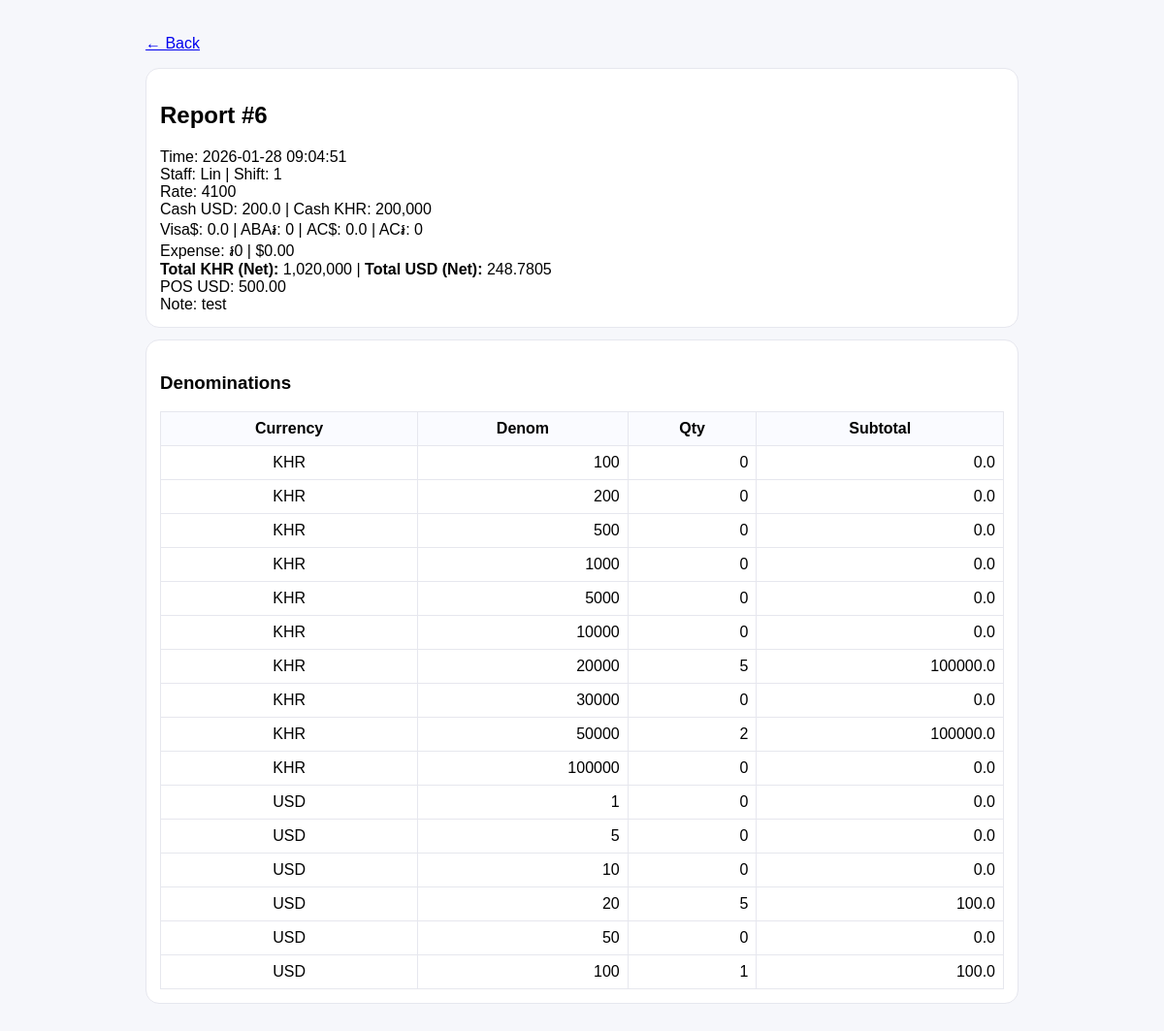
The app's page /reports/6 with its own data.
### tables this page shows
CREATE TABLE reports (
            id INTEGER PRIMARY KEY AUTOINCREMENT,
            created_at TEXT NOT NULL,
            staff TEXT,
            shift TEXT,
            exchange_rate INTEGER NOT NULL,

            visa_usd REAL NOT NULL DEFAULT 0,
            aba_khr INTEGER NOT NULL DEFAULT 0,
            ac_usd REAL NOT NULL DEFAULT 0,
            ac_khr INTEGER NOT NULL DEFAULT 0,

            pos_usd REAL NOT NULL DEFAULT 0,

            cash_usd REAL NOT NULL,
            cash_khr INTEGER NOT NULL,

            total_khr INTEGER NOT NULL,
            total_usd REAL NOT NULL,

            note TEXT
        , expense_usd REAL NOT NULL DEFAULT 0, expense_khr INTEGER NOT NULL DEFAULT 0);

CREATE TABLE report_denoms (
            id INTEGER PRIMARY KEY AUTOINCREMENT,
            report_id INTEGER NOT NULL,
            currency TEXT NOT NULL,   -- 'KHR' or 'USD'
            denom INTEGER NOT NULL,
            qty INTEGER NOT NULL DEFAULT 0,
            subtotal REAL NOT NULL DEFAULT 0,
            FOREIGN KEY(report_id) REFERENCES reports(id)
        );

### app.py (the view)
@app.get("/reports/<int:report_id>")
def report_detail(report_id: int):
    conn = db()
    rep = conn.execute("SELECT * FROM reports WHERE id=?", (report_id,)).fetchone()
    denoms = conn.execute(
        "SELECT * FROM report_denoms WHERE report_id=? ORDER BY currency, denom",
        (report_id,)
    ).fetchall()
    conn.close()
    if not rep:
        return "Not found", 404
    return render_template("report_detail.html", rep=rep, denoms=denoms)

### app.py (called while the page is built)
def db():
    conn = sqlite3.connect(DB_PATH)
    conn.row_factory = sqlite3.Row
    return conn

### templates/report_detail.html (shortened to what this page needs)
<!doctype html>
<html>
<head>
</head>
<body>
<div class="wrap">
  <p><a href="/reports">← Back</a></p>
  <div class="card">
    <h2>Report #{{ rep.id }}</h2>
    <div>Time: {{ rep.created_at }}</div>
    <div>Staff: {{ rep.staff }} | Shift: {{ rep.shift }}</div>
    <div>Rate: {{ rep.exchange_rate }}</div>
    <div>Cash USD: {{ rep.cash_usd }} | Cash KHR: {{ "{:,}".format(rep.cash_khr) }}</div>
    <div>Visa$: {{ rep.visa_usd }} | ABA៛: {{ "{:,}".format(rep.aba_khr) }} | AC$: {{ rep.ac_usd }} | AC៛: {{ "{:,}".format(rep.ac_khr) }}</div>
    <div>Expense: ៛{{ "{:,}".format(rep.expense_khr) }} | ${{ "%.2f"|format(rep.expense_usd) }}</div>
    <div><b>Total KHR (Net):</b> {{ "{:,}".format(rep.total_khr) }} | <b>Total USD (Net):</b> {{ "%.4f"|format(rep.total_usd) }}</div>
    <div>POS USD: {{ "%.2f"|format(rep.pos_usd) }}</div>
    <div>Note: {{ rep.note }}</div>
  </div>
  <div class="card">
    <h3>Denominations</h3>
    <table>
      <thead><tr><th>Currency</th><th>Denom</th><th>Qty</th><th>Subtotal</th></tr></thead>
      <tbody>
        {% for d in denoms %}
        <tr>
          <td style="text-align:center">{{ d.currency }}</td>
          <td>{{ d.denom }}</td>
          <td>{{ d.qty }}</td>
          <td>{{ d.subtotal }}</td>
        </tr>
        {% endfor %}
      </tbody>
    </table>
  </div>
</div>
</body>
</html>

### templates/report_detail.html (style rules this page uses)
body { font-family:Arial,"Noto Sans Khmer",sans-serif;background:#f6f7fb;margin:0;padding:20px }
.wrap { max-width:900px;margin:0 auto }
.card { background:#fff;border:1px solid #e6e7ee;border-radius:14px;padding:14px;margin-bottom:12px }
table { width:100%;border-collapse:collapse }
th,td { border:1px solid #e6e7ee;padding:8px;text-align:right }
th { background:#fafbff;text-align:center }
td:first-child,th:first-child { text-align:center }

### records on screen
reports: id "6", created_at "2026-01-28 09:04:51", staff "Lin", shift "1", exchange_rate "4100", cash_usd "200.0", cash_khr "200,000", visa_usd "0.0", aba_khr "0", ac_usd "0.0", ac_khr "0", expense_khr "0", expense_usd "0.00", total_khr "1,020,000", total_usd "248.7805", pos_usd "500.00", note "test"
report_denoms: currency "KHR", denom "100", qty "0", subtotal "0.0"
report_denoms: currency "KHR", denom "200", qty "0", subtotal "0.0"
report_denoms: currency "KHR", denom "500", qty "0", subtotal "0.0"
report_denoms: currency "KHR", denom "1000", qty "0", subtotal "0.0"
report_denoms: currency "KHR", denom "5000", qty "0", subtotal "0.0"
report_denoms: currency "KHR", denom "10000", qty "0", subtotal "0.0"
report_denoms: currency "KHR", denom "20000", qty "5", subtotal "100000.0"
report_denoms: currency "KHR", denom "30000", qty "0", subtotal "0.0"
report_denoms: currency "KHR", denom "50000", qty "2", subtotal "100000.0"
report_denoms: currency "KHR", denom "100000", qty "0", subtotal "0.0"
report_denoms: currency "USD", denom "1", qty "0", subtotal "0.0"
report_denoms: currency "USD", denom "5", qty "0", subtotal "0.0"
report_denoms: currency "USD", denom "10", qty "0", subtotal "0.0"
report_denoms: currency "USD", denom "20", qty "5", subtotal "100.0"
report_denoms: currency "USD", denom "50", qty "0", subtotal "0.0"
report_denoms: currency "USD", denom "100", qty "1", subtotal "100.0"
